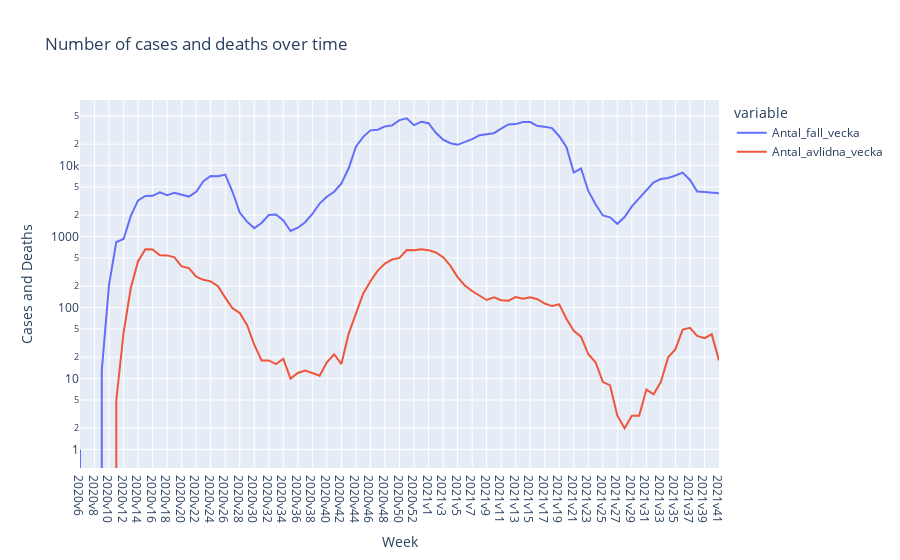

This figure's notebook cell:
### Code cell
# Add a graph for number of death to the same graph
fig = px.line(covid19_cases, x="Vecka", y=["Antal_fall_vecka", "Antal_avlidna_vecka"], log_y=True,
                title="Number of cases and deaths over time", labels={"value": "Cases and Deaths", "Vecka": "Week"})
fig.update_layout(hovermode="x")
fig.update_xaxes(
    showspikes=True,
    spikedash="solid"
)
fig.show()

### Figure 1 — Plotly figure (JSON) as saved in the notebook; plotly's stock layout.template omitted (floating-point values rounded to 4 significant figures)
{"data": [{"hovertemplate": "variable=Antal_fall_vecka<br>Week=%{x}<br>Cases and Deaths=%{y}<extra></extra>", "legendgroup": "Antal_fall_vecka", "line": {"color": "#636efa", "dash": "solid"}, "marker": {"symbol": "circle"}, "mode": "lines", "name": "Antal_fall_vecka", "orientation": "v", "showlegend": true, "type": "scatter", "x": ["2020v6", "2020v7", "2020v8", "2020v9", "2020v10", "2020v11", "2020v12", "2020v13", "2020v14", "2020v15", "2020v16", "2020v17", "2020v18", "2020v19", "2020v20", "2020v21", "2020v22", "2020v23", "2020v24", "2020v25", "2020v26", "2020v27", "2020v28", "2020v29", "2020v30", "2020v31", "2020v32", "2020v33", "2020v34", "2020v35", "2020v36", "2020v37", "2020v38", "2020v39", "2020v40", "2020v41", "2020v42", "2020v43", "2020v44", "2020v45", "2020v46", "2020v47", "2020v48", "2020v49", "2020v50", "2020v51", "2020v52", "2020v53", "2021v1", "2021v2", "2021v3", "2021v4", "2021v5", "2021v6", "2021v7", "2021v8", "2021v9", "2021v10", "2021v11", "2021v12", "2021v13", "2021v14", "2021v15", "2021v16", "2021v17", "2021v18", "2021v19", "2021v20", "2021v21", "2021v22", "2021v23", "2021v24", "2021v25", "2021v26", "2021v27", "2021v28", "2021v29", "2021v30", "2021v31", "2021v32", "2021v33", "2021v34", "2021v35", "2021v36", "2021v37", "2021v38", "2021v39", "2021v40", "2021v41"], "xaxis": "x", "y": [1, 0, 0, 13, 211, 838, 924, 1957, 3229, 3740, 3752, 4203, 3832, 4153, 3869, 3659, 4280, 6021, 7123, 7073, 7455, 4279, 2179, 1622, 1316, 1556, 2014, 2052, 1687, 1200, 1332, 1592, 2080, 2919, 3642, 4278, 5620, 9155, 18474, 25405, 31319, 31944, 35560, 36837, 43631, 46177, 37134, 41323, 39455, 28942, 23230, 20660, 19605, 21283, 23615, 26690, 27748, 28555, 33033, 37881, 38386, 41147, 41038, 36032, 35306, 33680, 25916, 18169, 7974, 9094, 4394, 2848, 1982, 1869, 1514, 1881, 2662, 3459, 4608, 5820, 6466, 6688, 7236, 7972, 6266, 4298, 4241, 4141, 4062], "yaxis": "y"}, {"hovertemplate": "variable=Antal_avlidna_vecka<br>Week=%{x}<br>Cases and Deaths=%{y}<extra></extra>", "legendgroup": "Antal_avlidna_vecka", "line": {"color": "#EF553B", "dash": "solid"}, "marker": {"symbol": "circle"}, "mode": "lines", "name": "Antal_avlidna_vecka", "orientation": "v", "showlegend": true, "type": "scatter", "x": ["2020v6", "2020v7", "2020v8", "2020v9", "2020v10", "2020v11", "2020v12", "2020v13", "2020v14", "2020v15", "2020v16", "2020v17", "2020v18", "2020v19", "2020v20", "2020v21", "2020v22", "2020v23", "2020v24", "2020v25", "2020v26", "2020v27", "2020v28", "2020v29", "2020v30", "2020v31", "2020v32", "2020v33", "2020v34", "2020v35", "2020v36", "2020v37", "2020v38", "2020v39", "2020v40", "2020v41", "2020v42", "2020v43", "2020v44", "2020v45", "2020v46", "2020v47", "2020v48", "2020v49", "2020v50", "2020v51", "2020v52", "2020v53", "2021v1", "2021v2", "2021v3", "2021v4", "2021v5", "2021v6", "2021v7", "2021v8", "2021v9", "2021v10", "2021v11", "2021v12", "2021v13", "2021v14", "2021v15", "2021v16", "2021v17", "2021v18", "2021v19", "2021v20", "2021v21", "2021v22", "2021v23", "2021v24", "2021v25", "2021v26", "2021v27", "2021v28", "2021v29", "2021v30", "2021v31", "2021v32", "2021v33", "2021v34", "2021v35", "2021v36", "2021v37", "2021v38", "2021v39", "2021v40", "2021v41"], "xaxis": "x", "y": [0, 0, 0, 0, 0, 5, 44, 190, 451, 664, 657, 546, 543, 509, 380, 360, 272, 246, 234, 200, 138, 98, 84, 57, 30, 18, 18, 16, 19, 10, 12, 13, 12, 11, 17, 22, 16, 43, 82, 157, 235, 332, 417, 476, 501, 645, 643, 663, 644, 598, 513, 389, 269, 205, 171, 146, 128, 140, 127, 125, 141, 133, 140, 131, 114, 105, 111, 69, 47, 39, 22, 17, 9, 8, 3, 2, 3, 3, 7, 6, 9, 20, 26, 49, 52, 40, 37, 42, 18], "yaxis": "y"}], "layout": {"hovermode": "x", "legend": {"title": {"text": "variable"}, "tracegroupgap": 0}, "title": {"text": "Number of cases and deaths over time"}, "xaxis": {"anchor": "y", "domain": [0, 1], "showspikes": true, "spikedash": "solid", "title": {"text": "Week"}}, "yaxis": {"anchor": "x", "domain": [0, 1], "title": {"text": "Cases and Deaths"}, "type": "log"}}}
